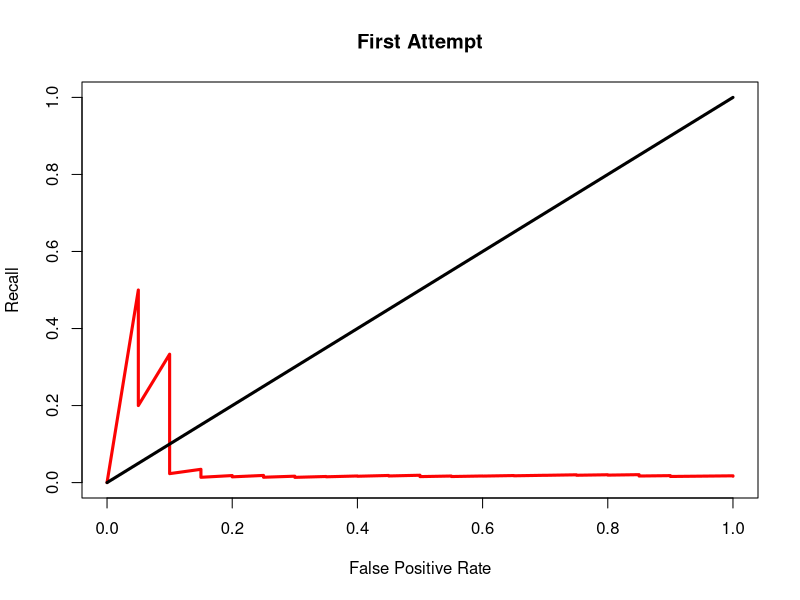

The R script that drew this image:




plotROC <- function(file,colorsList,graphName) {
  width = 3
  plot(file[,11], file[,10], ylim= c(0,1), type="l", col="#FC0303",
       lwd=width, main=graphName, xlab="False Positive Rate", ylab = "Recall")
  lines(c(0,1),c(0,1),lwd=width)
  
  
}

file <- read.csv("Primeg_FixedMatrix_24x20x8x1_fold1_Val.csv")


colorsList <- c("#FC0303","#B9FC44","#5D87F0","#7713BA","#FAEF16","#E09704")

plotROC(file,colorsList,"First Attempt")
